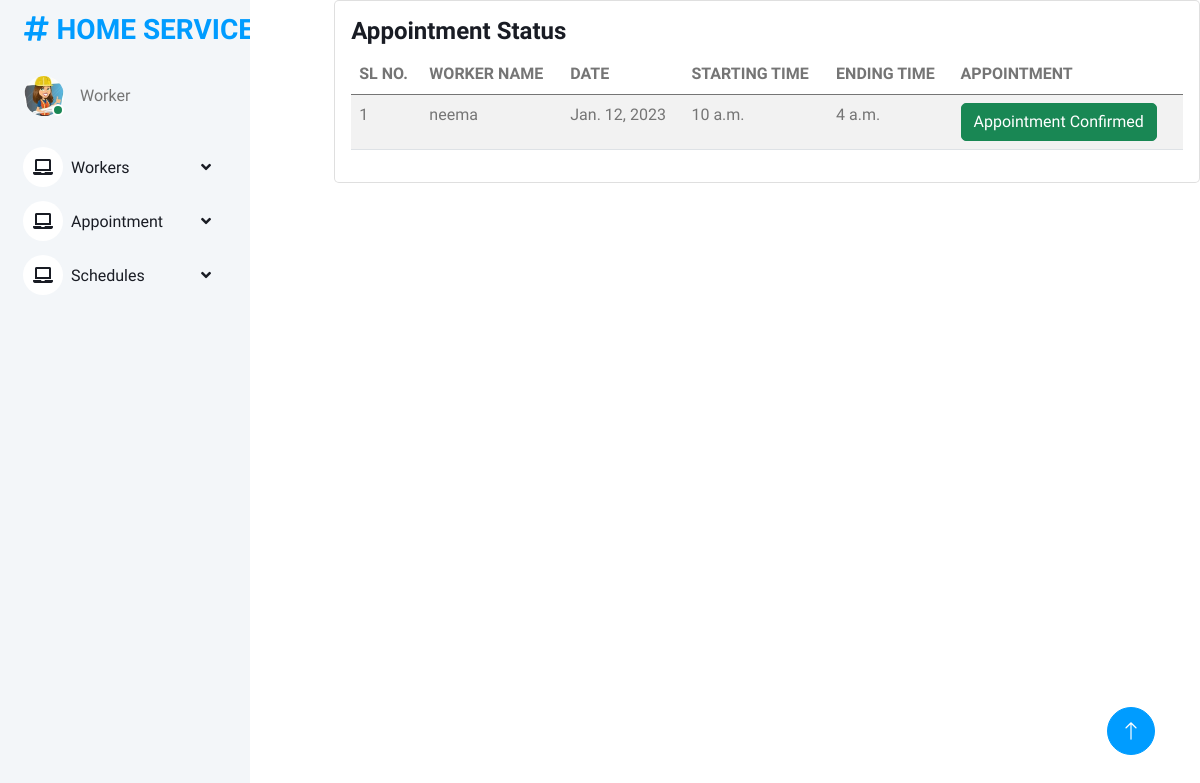
The app's page /worker_view_appointment with its own data.
### onlinehomeservice_app/models.py (models this page shows)
class Take_appointment(models.Model):
    user = models.ForeignKey(register1,on_delete=models.CASCADE)
    schedule = models.ForeignKey(Schedule_add,on_delete=models.CASCADE)
    status = models.IntegerField(default=0)

class Schedule_add(models.Model):
    worker = models.ForeignKey(register,on_delete=models.CASCADE)
    date = models.DateField()
    start_time = models.TimeField()
    end_time = models.TimeField()

class register(models.Model):
    user=models.ForeignKey(Login,on_delete=models.CASCADE)
    name = models.CharField(max_length=100)
    profile_pic= models.FileField(upload_to='profilepic/')
    address = models.CharField(max_length=40)
    mobile = models.CharField(max_length=20,null=False)
    email = models.EmailField()
    work_type = models.ForeignKey(work,on_delete=models.CASCADE)
    def __str__(self):
        return self.name

### onlinehomeservice_app/views.py (the view)
# urls.py: path("worker_view_appointment", views.worker_view_appointment, name="worker_view_appointment"),
def worker_view_appointment(request):
    a = Take_appointment.objects.filter(status=1)
    return render(request,"worker/worker_view_appointment.html",{"app":a})

### templates/worker/worker_view_appointment.html
{% extends 'worker/workerbase.html' %}
{% load crispy_forms_tags %}
{% block content %}
<div class="col-lg-12 grid-margin stretch-card">
              <div class="card">
                <div class="card-body">
                  <h4 class="card-title">Appointment Status</h4>
                  <div class="table-responsive">
                    <table class="table table-striped">
                      <thead>
                        <tr>
                          <th>SL NO.</th>
                          <th>WORKER NAME</th>
                          <th>DATE</th>
                          <th>STARTING TIME</th>
                          <th>ENDING TIME</th>
                          <th>APPOINTMENT</th>
                        </tr>
                      </thead>
                      <tbody>
                      {% for a in app %}
                        <tr>
                          <td>{{forloop.counter}}</td>
                          <td>{{ a.schedule.worker }}</td>
                          <td>{{ a.schedule.date }}</td>
                          <td>{{ a.schedule.start_time }}</td>
                          <td>{{ a.schedule.end_time }}</td>
                          <td>
                              {% if a.status == 0 %}
                        <button type="button" class="btn btn-warning">Approval Pending</button>
                        {% elif a.status == 1 %}
                        <button type="button" class="btn btn-success">Appointment Confirmed</button>
                         {% else %}
                        <button type="button" class="btn btn-danger">Rejected</button>
                              {% endif %}
                          </td>
                        </tr>
                      {% endfor %}
                      </tbody>
                    </table>
                  </div>
                </div>
              </div>
            </div>
{% endblock %}

### static/assets1/css/style.css (style rules this page uses)
:root { --primary: #009CFF; --light: #F3F6F9; --dark: #191C24; }
.btn { transition: .5s; }

### records on screen
Take_appointment: schedule.worker "neema", schedule "Jan. 12, 2023", schedule.start_time "10 a.m.", schedule.end_time "4 a.m.", status "Appointment Confirmed"
